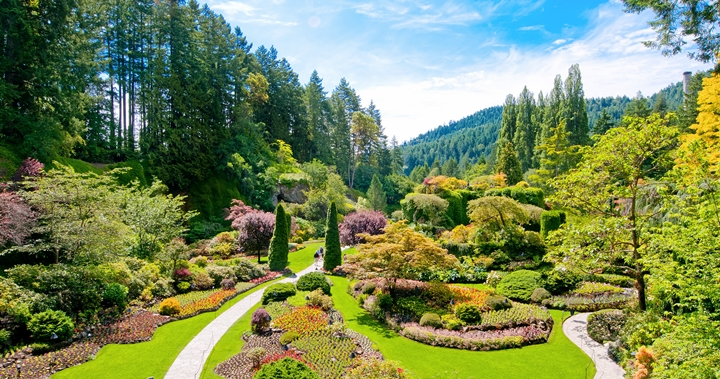
#> input picture images/07060103_.jpg, 720 x 379 px
$ python canny072802.py
#> lines starting #> are read from the running program, lines starting #| are printed output that depends on the picture
import cv2
import numpy as np
from matplotlib import pyplot as plt
def nothing(x):
    pass

img = cv2.imread('./images/07060103_.jpg', 0)
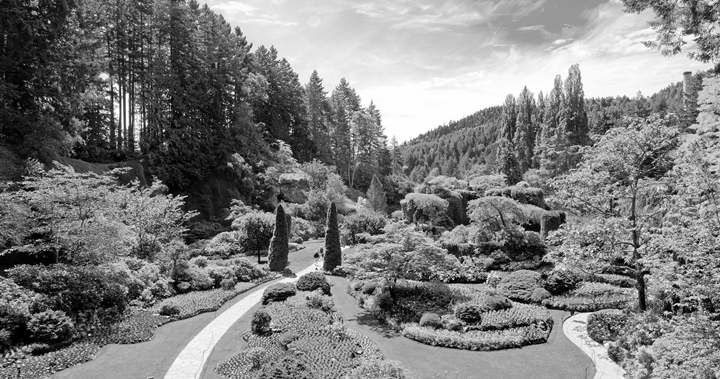
#> img: shape (379, 720); min 0, max 255, mean 125.7
cv2.namedWindow('image')
cv2.createTrackbar('min','image',0,255,nothing)
cv2.createTrackbar('max','image',0,255,nothing)
cv2.imshow('image',img)
while(True):
    min = cv2.getTrackbarPos('min','image')
    max = cv2.getTrackbarPos('max','image')
    edges = cv2.Canny(img, min, max)
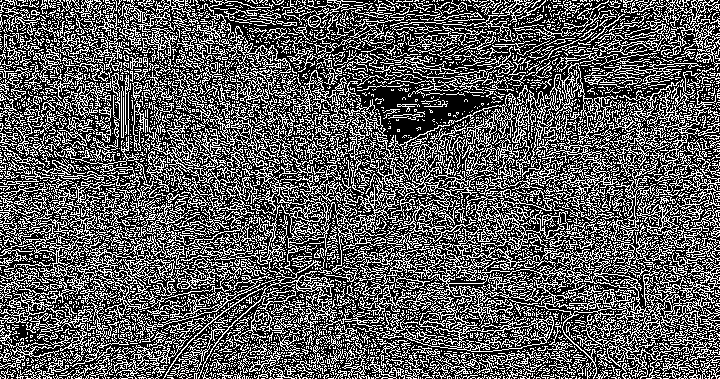
#> edges: shape (379, 720); 35.7% white in thin lines or dots
    cv2.imshow('canny',edges)
    if cv2.waitKey(1) == 27:
#> (key Esc is pressed here)
        break
cv2.destroyAllWindows()

$ run again, with images/0709006.jpg copied over images/07060103_.jpg
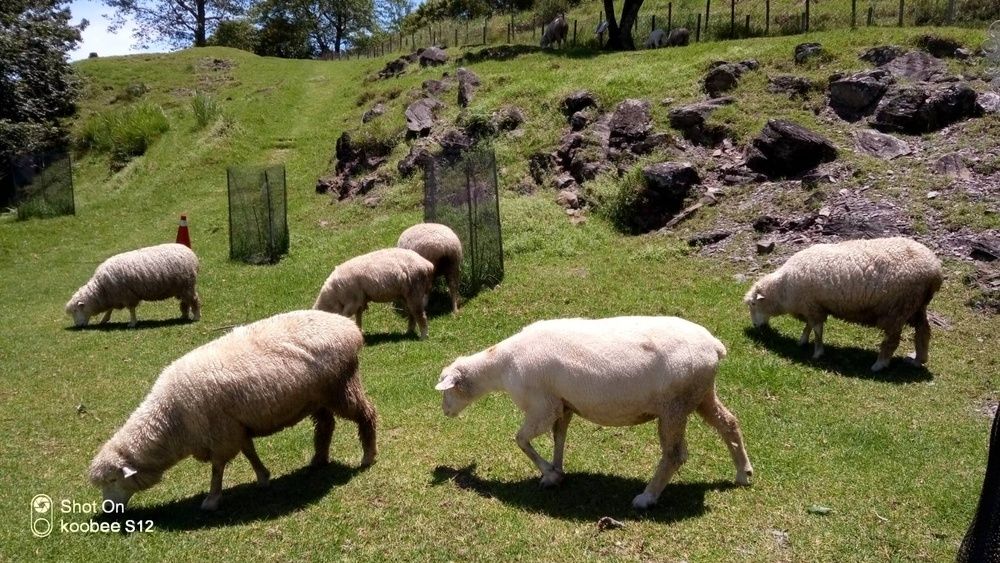
#> input picture images/0709006.jpg, 1000 x 563 px, shrunk from 1706 x 960 before the run
#> `img = cv2.imread('./images/07060103_.jpg', 0)`:
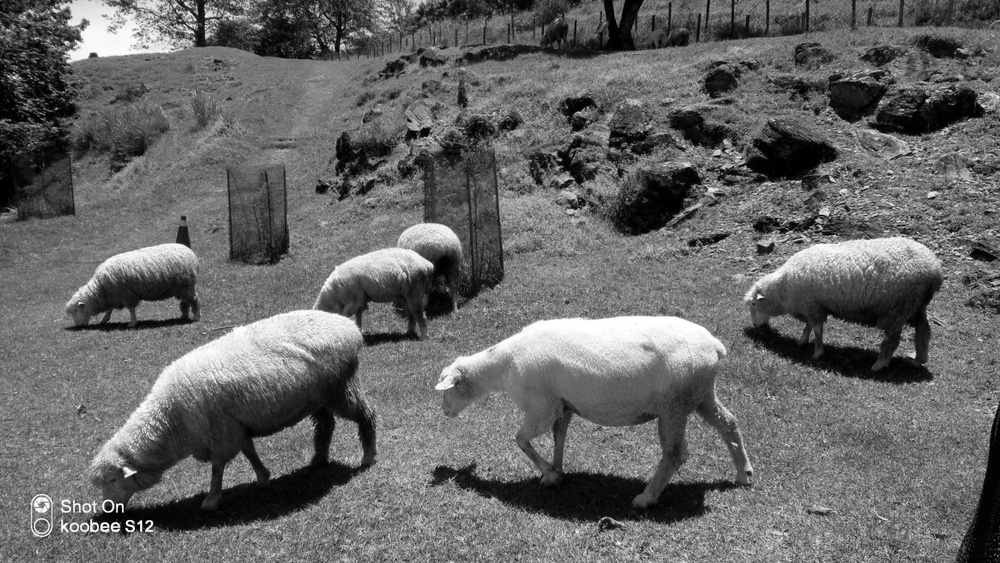
#> img: shape (563, 1000); min 0, max 255, mean 102.7
#> `edges = cv2.Canny(img, min, max)`:
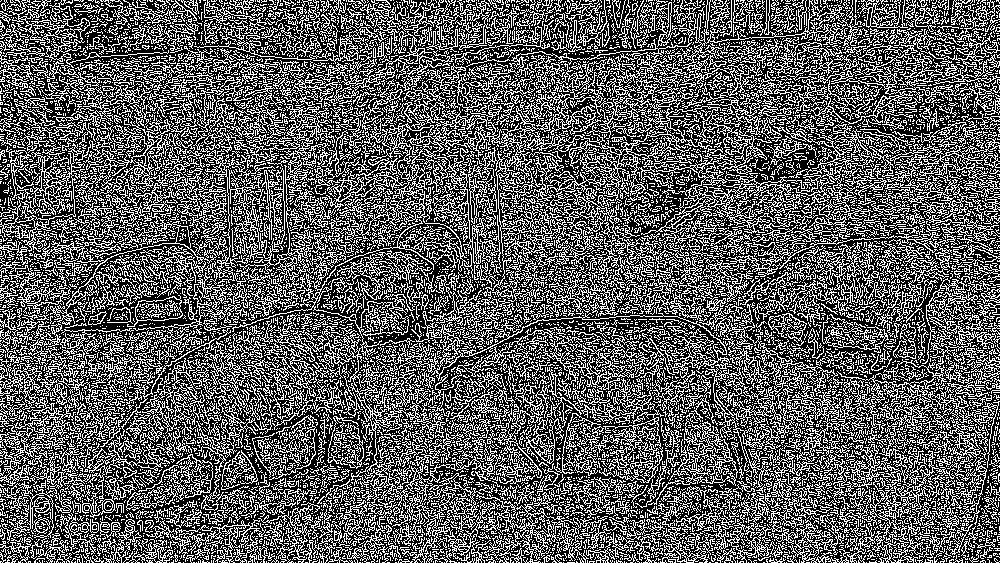
#> edges: shape (563, 1000); 36.7% white in thin lines or dots

$ run again, with images/0709006_1.jpg copied over images/07060103_.jpg
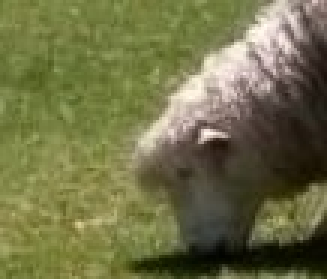
#> input picture images/0709006_1.jpg, 109 x 93 px (shown 3 times larger)
#> `img = cv2.imread('./images/07060103_.jpg', 0)`:
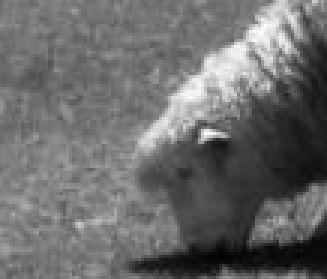
#> img: shape (93, 109) (shown 3 times larger); min 2, max 254, mean 107.4
#> `edges = cv2.Canny(img, min, max)`:
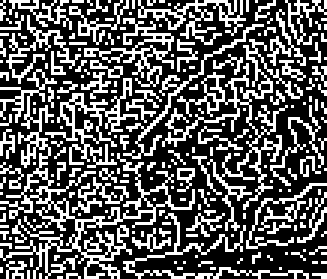
#> edges: shape (93, 109) (shown 3 times larger); 35.3% white in thin lines or dots
